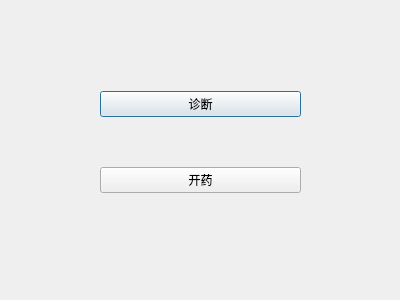
<?xml version="1.0" encoding="UTF-8"?>
<ui version="4.0">
 <class>zhenduankaiyao</class>
 <widget class="QDialog" name="zhenduankaiyao">
  <property name="geometry">
   <rect>
    <x>0</x>
    <y>0</y>
    <width>400</width>
    <height>300</height>
   </rect>
  </property>
  <property name="windowTitle">
   <string>Dialog</string>
  </property>
  <widget class="QWidget" name="">
   <property name="geometry">
    <rect>
     <x>100</x>
     <y>47</y>
     <width>201</width>
     <height>191</height>
    </rect>
   </property>
   <layout class="QVBoxLayout" name="verticalLayout">
    <item>
     <widget class="QPushButton" name="pushButton">
      <property name="text">
       <string>诊断</string>
      </property>
     </widget>
    </item>
    <item>
     <widget class="QPushButton" name="pushButton_2">
      <property name="text">
       <string>开药</string>
      </property>
     </widget>
    </item>
   </layout>
  </widget>
 </widget>
 <resources/>
 <connections/>
</ui>
